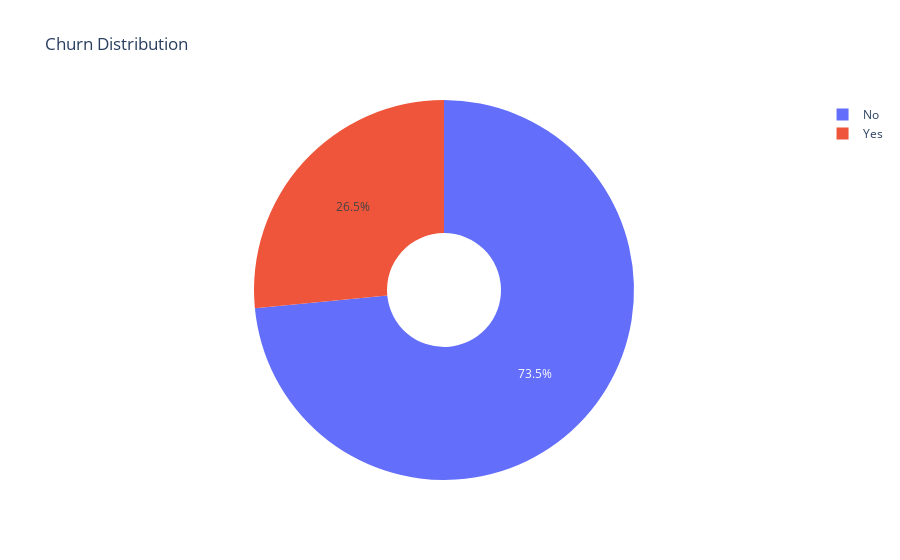

The notebook cell saved with this chart:
### Code cell
# Number of each category
churn_counts = data['Churn'].value_counts().reset_index()
churn_counts.columns = ['Churn', 'Count']

# Replacing labels with Yes/No
churn_counts['Churn'] = churn_counts['Churn'].map({0: 'No', 1: 'Yes'})

# Pie chart
fig = px.pie(churn_counts, values='Count', names='Churn', title='Churn Distribution', hole=0.3)

fig.show()

### Figure 1 — Plotly figure (JSON) as saved in the notebook; plotly's stock layout.template omitted (floating-point values rounded to 4 significant figures)
{"data": [{"domain": {"x": [0, 1], "y": [0, 1]}, "hole": 0.3, "hovertemplate": "Churn=%{label}<br>Count=%{value}<extra></extra>", "labels": ["No", "Yes"], "legendgroup": "", "name": "", "showlegend": true, "type": "pie", "values": [5174, 1869]}], "layout": {"legend": {"tracegroupgap": 0}, "title": {"text": "Churn Distribution"}}}
